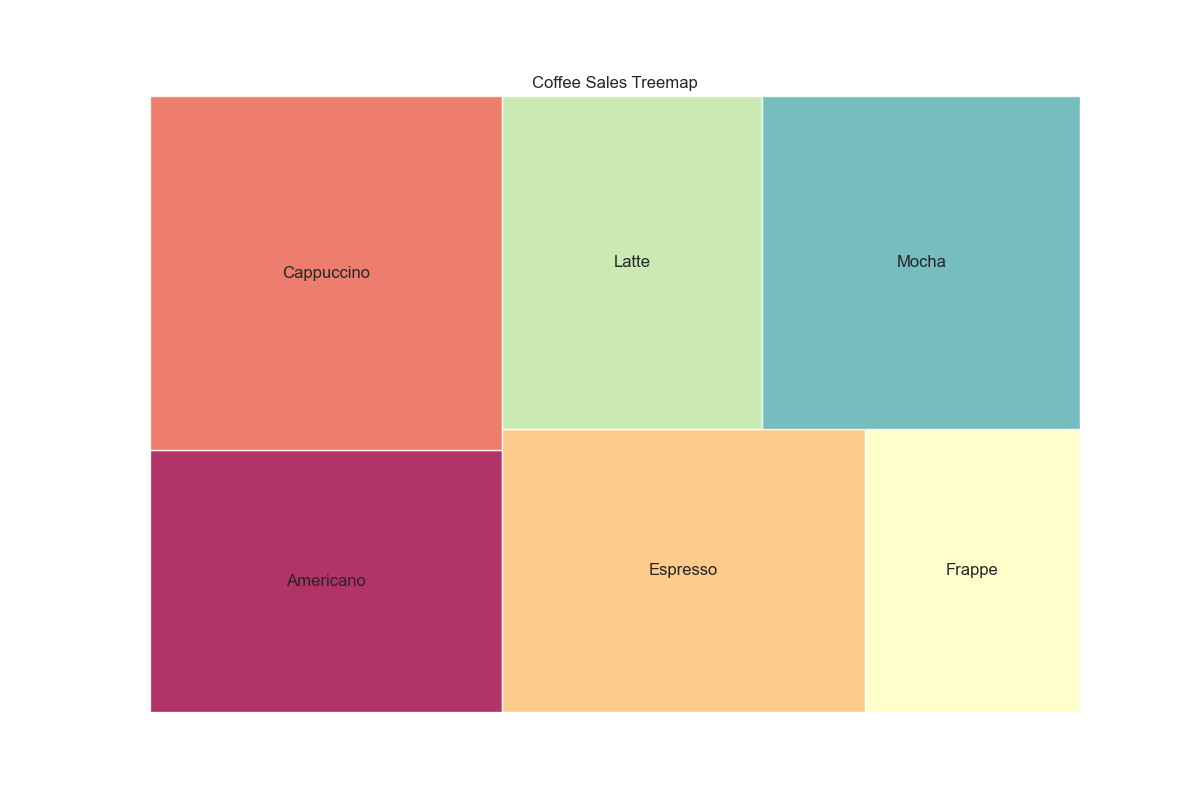

Here is the Python script that generated this plot:

import matplotlib.pyplot as plt
import pandas as pd
import squarify

# Provided table data
table_data = [
    {'Date': '2023-04-01', 'Espresso': 50, 'Americano': 45, 'Cappuccino': 60, 'Latte': 40, 'Mocha': 55, 'Frappe': 30},
    {'Date': '2023-04-02', 'Espresso': 55, 'Americano': 50, 'Cappuccino': 55, 'Latte': 35, 'Mocha': 60, 'Frappe': 25},
    {'Date': '2023-04-03', 'Espresso': 45, 'Americano': 35, 'Cappuccino': 65, 'Latte': 50, 'Mocha': 40, 'Frappe': 20},
    {'Date': '2023-04-04', 'Espresso': 60, 'Americano': 55, 'Cappuccino': 70, 'Latte': 45, 'Mocha': 65, 'Frappe': 35},
    {'Date': '2023-04-05', 'Espresso': 50, 'Americano': 45, 'Cappuccino': 55, 'Latte': 40, 'Mocha': 50, 'Frappe': 30},
    {'Date': '2023-04-06', 'Espresso': 65, 'Americano': 60, 'Cappuccino': 75, 'Latte': 50, 'Mocha': 55, 'Frappe': 40},
    {'Date': '2023-04-07', 'Espresso': 55, 'Americano': 50, 'Cappuccino': 80, 'Latte': 60, 'Mocha': 65, 'Frappe': 45}
]

# Convert to pandas DataFrame
df = pd.DataFrame(table_data)

# Melt DataFrame to long format for use with squarify
df_long = pd.melt(df, id_vars='Date', var_name='Coffee_Type', value_name='Sales')

# Aggregate sales data to obtain total sales for each coffee type
total_sales = df_long.groupby('Coffee_Type').Sales.sum().reset_index()

# Create sizes for squarify
sizes = total_sales['Sales'].values

# Create a color list (feel free to customize this)
colors = [plt.cm.Spectral(i/float(len(sizes))) for i in range(len(sizes))]

# Create a treemap
plt.figure(figsize=(12, 8))
squarify.plot(sizes=sizes, label=total_sales['Coffee_Type'], color=colors, alpha=0.8)
plt.title('Coffee Sales Treemap')
plt.axis('off')
plt.show()
